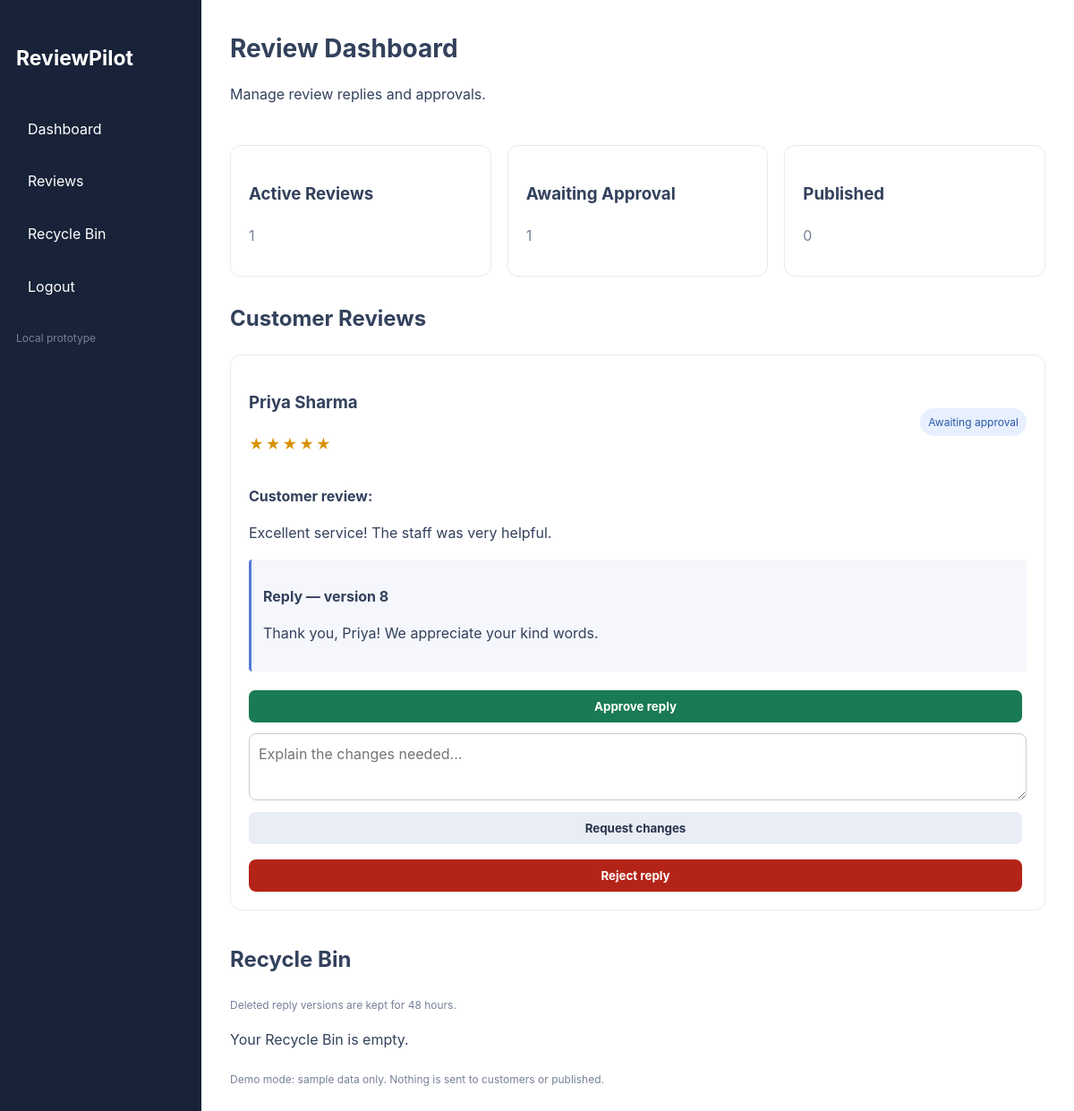
The app's page /dashboard (signed in) with its own data.
### app/models.py (models this page shows)
class Review(db.Model):
    __tablename__ = "reviews"
    id = db.Column(db.Integer, primary_key=True)
    business_id = db.Column(
        db.Integer,
        db.ForeignKey("businesses.id"),
        nullable=False,
        index=True
    )
    customer_name = db.Column(db.String(150), nullable=False)
    rating = db.Column(db.Integer, nullable=False)
    review_text = db.Column(db.Text, nullable=False)
    reply_text = db.Column(db.Text, nullable=False, default="")
    status = db.Column(
        db.String(30),
        nullable=False,
        default="Awaiting approval"
    )
    feedback = db.Column(db.Text, nullable=False, default="")
    version = db.Column(db.Integer, nullable=False, default=1)
    is_deleted = db.Column(db.Boolean, nullable=False, default=False)
    deleted_at = db.Column(db.DateTime(timezone=True), nullable=True)
    deleted_by = db.Column(
        db.Integer,
        db.ForeignKey("users.id"),
        nullable=True
    )
    approved_version = db.Column(db.Integer, nullable=True)
    approved_at = db.Column(db.DateTime(timezone=True), nullable=True)
    approved_by = db.Column(
        db.Integer,
        db.ForeignKey("users.id"),
        nullable=True
    )
    created_at = db.Column(db.DateTime(timezone=True), default=utc_now)

### app/__init__.py (the view, shortened to what this page needs)
    @app.route("/dashboard")
    @login_required
    def dashboard():
        cleanup_expired_versions()
        businesses = Business.query.filter_by(
            owner_id=current_user.id
        ).all()
        existing_review = Review.query.filter(
            Review.business_id.in_([b.id for b in businesses])
        ).first()
        reviews = (
            Review.query.join(Business)
            .filter(
                Business.owner_id == current_user.id,
                Review.is_deleted.is_(False),
            )
            .order_by(Review.id)
            .all()
        )
        recycle_bin = (
            ReplyVersion.query.join(Review)
            .join(Business)
            .filter(
                Business.owner_id == current_user.id,
                ReplyVersion.is_deleted.is_(True),
            )
            .order_by(ReplyVersion.deleted_at.desc())
            .all()
        )
        return render_template(
            "dashboard.html",
            reviews=reviews,
            total_reviews=len(reviews),
            awaiting_count=sum(
                r.status == "Awaiting approval" for r in reviews
            ),
            published_count=sum(
                r.status == "Published" for r in reviews
            ),
            recycle_bin=recycle_bin,
        )

### app/__init__.py (called while the page is built)
def naive_utc_now():
    return datetime.now(timezone.utc).replace(tzinfo=None)

### app/templates/dashboard.html (shortened to what this page needs)
<!DOCTYPE html>
<html lang="en">
<head>
    <link rel="stylesheet"
          href="{{ url_for('static', filename='style.css') }}">
</head>
<body>
<div class="layout">
    <aside>
        <h2 class="brand">ReviewPilot</h2>
        <a class="nav-item" href="{{ url_for('dashboard') }}">Dashboard</a>
        <a class="nav-item" href="#reviews">Reviews</a>
        <a class="nav-item" href="{{ url_for('recycle_bin') }}">Recycle Bin</a>
        <a class="nav-item" href="{{ url_for('logout') }}">Logout</a>
        <p class="note">Local prototype</p>
    </aside>
    <main id="dashboard">
        <header class="top">
            <div>
                <h1>Review Dashboard</h1>
                <p>Manage review replies and approvals.</p>
            </div>
        </header>
        <section class="stats">
            <div class="stat">
                <h3>Active Reviews</h3>
                <p>{{ total_reviews }}</p>
            </div>
            <div class="stat">
                <h3>Awaiting Approval</h3>
                <p>{{ awaiting_count }}</p>
            </div>
            <div class="stat">
                <h3>Published</h3>
                <p>{{ published_count }}</p>
            </div>
        </section>
        <section id="reviews">
            <h2>Customer Reviews</h2>
            {% for review in reviews %}
            <article class="review">
                <div class="review-top">
                    <div>
                        <h3>{{ review.customer_name }}</h3>
                        <p class="stars">
                            {{ "★" * review.rating }}{{ "☆" * (5 - review.rating) }}
                        </p>
                    </div>
                    <span class="status">{{ review.status }}</span>
                </div>
                <p><strong>Customer review:</strong></p>
                <p>{{ review.review_text }}</p>
                <div class="draft">
                    <p><strong>Reply — version {{ review.version }}</strong></p>
                    <p>{{ review.reply_text }}</p>
                </div>
                {% if review.status == "Awaiting approval" %}
                <div class="actions">
                    <form action="{{ url_for('approve', review_id=review.id) }}"
                          method="POST">
                        <button type="submit" class="approve">
                            Approve reply
                        </button>
                    </form>
                    <form action="{{ url_for('request_changes', review_id=review.id) }}"
                          method="POST">
                        <textarea name="feedback"
                                  placeholder="Explain the changes needed..."
                                  required></textarea>
                        <button type="submit" class="edit">
                            Request changes
                        </button>
                    </form>
                    <form action="{{ url_for('reject', review_id=review.id) }}"
                          method="POST"
                          onsubmit="return confirm('Move this reply to the Recycle Bin? You can restore it within 48 hours.');">
                        <button type="submit" class="danger-button">
                            Reject reply
                        </button>
                    </form>
                </div>
                {% endif %}
            </article>
            {% else %}
            <p>No active reviews found.</p>
            {% endfor %}
        </section>
        <section id="recycle-bin" class="recycle-section">
            <h2>Recycle Bin</h2>
            <p class="note">
                Deleted reply versions are kept for 48 hours.
            </p>
            {% for version in recycle_bin %}
            <article class="review recycle-item">
                <div class="review-top">
                    <div>
                        <h3>Reply version {{ version.version }}</h3>
                        <p class="status">{{ version.status }}</p>
                    </div>
                    <span class="status">In Recycle Bin</span>
                </div>
                <div class="draft">
                    <p><strong>Saved reply:</strong></p>
                    <p>{{ version.reply_text }}</p>
                </div>
                {% if version.deleted_at %}
                <p class="expiry"
                   data-deleted-at="{{ version.deleted_at.isoformat() }}">
                    Calculating expiry...
                </p>
                {% endif %}
                <div class="actions">
                    <form action="{{ url_for('restore_version', version_id=version.id) }}"
                          method="POST">
                        <button type="submit" class="approve">
                            Restore reply
                        </button>
                    </form>
                    <form action="{{ url_for('permanent_delete_version', version_id=version.id) }}"
                          method="POST"
                          onsubmit="return confirm('Permanently delete this reply version? This cannot be undone.');">
                        <button type="submit" class="danger-button">
                            Delete permanently
                        </button>
                    </form>
                </div>
            </article>
            {% else %}
            <p>Your Recycle Bin is empty.</p>
            {% endfor %}
        </section>
        <p class="note">
            Demo mode: sample data only. Nothing is sent to customers or published.
        </p>
    </main>
</div>
</body>
</html>

### app/static/style.css (style rules this page uses)
* { box-sizing: border-box; }
body { margin: 0; font-family: Arial, sans-serif; background: #f4f6fb; color: #20283b; }
.layout { display: flex; min-height: 100vh; }
aside { width: 225px; background: #182238; color: white; padding: 28px 18px; }
.brand { font-size: 23px; font-weight: bold; margin-bottom: 35px; }
.nav-item { padding: 13px; margin: 7px 0; border-radius: 8px; color: #c7d0e0; }
main { flex: 1; padding: 32px; min-width: 0; }
.top { display: flex; justify-content: space-between; gap: 15px; flex-wrap: wrap; }
h1 { margin: 0 0 8px; font-size: 28px; }
.stats { display: grid; grid-template-columns: repeat(3, minmax(0, 1fr)); gap: 18px; margin: 28px 0; }
.stat, .review { background: white; border: 1px solid #e7eaf1; border-radius: 12px; padding: 20px; }
.stat p { color: #778198; margin: 0 0 12px; }
.review { margin-bottom: 16px; }
.review-top { display: flex; justify-content: space-between; align-items: center; gap: 10px; flex-wrap: wrap; }
.stars { color: #d99100; letter-spacing: 2px; }
.status { font-size: 12px; background: #e8f0ff; color: #2859a6; padding: 6px 9px; border-radius: 15px; }
.draft { background: #f5f7fc; border-left: 3px solid #5479d1; padding: 13px; line-height: 1.6; border-radius: 4px; }
button { border: 0; border-radius: 7px; padding: 10px 14px; cursor: pointer; font-weight: bold; margin: 5px 5px 0 0; }
.approve { background: #197a53; color: white; }
.edit { background: #e9edf5; color: #28344a; }
.note { font-size: 12px; color: #778198; margin-top: 22px; }
.actions { display: flex; flex-direction: column; gap: 12px; margin-top: 16px; }
.actions form, .review form { display: flex; flex-direction: column; gap: 8px; }
textarea { width: 100%; min-height: 75px; padding: 10px; box-sizing: border-box; border: 1px solid #ccc; border-radius: 8px; font: inherit; resize: vertical; }
button { cursor: pointer; }
.status { display: inline-block; max-width: 100%; overflow-wrap: anywhere; }
.nav-item { display: block; text-decoration: none; color: inherit; }
.danger-button { background: #b42318; color: white; border: none; border-radius: 8px; padding: 10px 14px; }
.recycle-section { margin-top: 36px; scroll-margin-top: 20px; }
:root { --rp-navy: #13213c; --rp-blue: #3867f4; --rp-blue-dark: #2853d7; --rp-text: #33415c; --rp-muted: #71809a; --rp-border: #e7ebf3; --rp-bg: #f7f9fd; --rp-white: #ffffff; }
html { scroll-behavior: smooth; scroll-padding-top: 90px; }
body { margin: 0; color: var(--rp-text); background: var(--rp-white); font-family: Inter, -apple-system, BlinkMacSystemFont, "Segoe UI", sans-serif; line-height: 1.6; }
body, button, input, textarea { font-family: Inter, -apple-system, BlinkMacSystemFont, "Segoe UI", sans-serif; }

### records on screen
Review: customer_name "Priya Sharma", rating "★★★★★", status "Awaiting approval", review_text "Excellent service! The staff was very helpful.", version "8", reply_text "Thank you, Priya! We appreciate your kind words."

### other values on screen
{{ total_reviews }} "1"
{{ awaiting_count }} "1"
{{ published_count }} "0"
